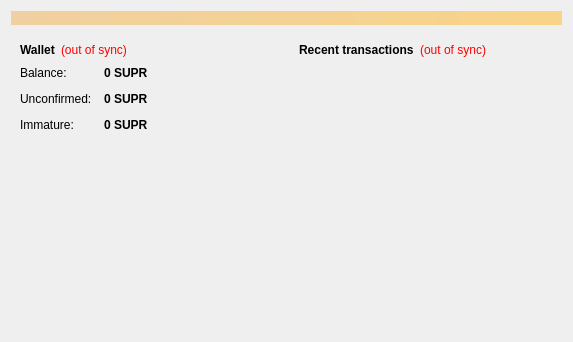
<?xml version="1.0" encoding="UTF-8"?>
<ui version="4.0">
 <class>OverviewPage</class>
 <widget class="QWidget" name="OverviewPage">
  <property name="geometry">
   <rect>
    <x>0</x>
    <y>0</y>
    <width>573</width>
    <height>342</height>
   </rect>
  </property>
  <property name="windowTitle">
   <string>Form</string>
  </property>
  <layout class="QVBoxLayout" name="topLayout">
   <item>
    <widget class="QLabel" name="labelAlerts">
     <property name="visible">
      <bool>false</bool>
     </property>
     <property name="styleSheet">
      <string notr="true">background-color: qlineargradient(x1: 0, y1: 0, x2: 1, y2: 0, stop:0 #F0D0A0, stop:1 #F8D488); color:#000000;</string>
     </property>
     <property name="wordWrap">
      <bool>true</bool>
     </property>
     <property name="margin">
      <number>3</number>
     </property>
    </widget>
   </item>
   <item>
    <layout class="QHBoxLayout" name="horizontalLayout" stretch="1,1">
     <item>
      <layout class="QVBoxLayout" name="verticalLayout_2">
       <item>
        <widget class="QFrame" name="frame">
         <property name="frameShape">
          <enum>QFrame::NoFrame</enum>
         </property>
         <property name="frameShadow">
          <enum>QFrame::Plain</enum>
         </property>
         <layout class="QVBoxLayout" name="verticalLayout_4">
          <item>
           <layout class="QHBoxLayout" name="horizontalLayout_4">
            <item>
             <widget class="QLabel" name="label_5">
              <property name="font">
               <font>
                <weight>75</weight>
                <bold>true</bold>
               </font>
              </property>
              <property name="text">
               <string>Wallet</string>
              </property>
             </widget>
            </item>
            <item>
             <widget class="QLabel" name="labelWalletStatus">
              <property name="toolTip">
               <string>The displayed information may be out of date. Your wallet automatically synchronizes with the SuperiorCoin network after a connection is established, but this process has not completed yet.</string>
              </property>
              <property name="styleSheet">
               <string notr="true">QLabel { color: red; }</string>
              </property>
              <property name="text">
               <string notr="true">(out of sync)</string>
              </property>
              <property name="alignment">
               <set>Qt::AlignLeading|Qt::AlignLeft|Qt::AlignVCenter</set>
              </property>
             </widget>
            </item>
            <item>
             <spacer name="horizontalSpacer_2">
              <property name="orientation">
               <enum>Qt::Horizontal</enum>
              </property>
              <property name="sizeHint" stdset="0">
               <size>
                <width>40</width>
                <height>20</height>
               </size>
              </property>
             </spacer>
            </item>
           </layout>
          </item>
          <item>
           <layout class="QFormLayout" name="formLayout_2">
            <property name="fieldGrowthPolicy">
             <enum>QFormLayout::AllNonFixedFieldsGrow</enum>
            </property>
            <property name="horizontalSpacing">
             <number>12</number>
            </property>
            <property name="verticalSpacing">
             <number>12</number>
            </property>
            <item row="0" column="0">
             <widget class="QLabel" name="label">
              <property name="text">
               <string>Balance:</string>
              </property>
             </widget>
            </item>
            <item row="0" column="1">
             <widget class="QLabel" name="labelBalance">
              <property name="font">
               <font>
                <weight>75</weight>
                <bold>true</bold>
               </font>
              </property>
              <property name="cursor">
               <cursorShape>IBeamCursor</cursorShape>
              </property>
              <property name="toolTip">
               <string>Your current balance</string>
              </property>
              <property name="text">
               <string notr="true">0 SUPR</string>
              </property>
              <property name="textInteractionFlags">
               <set>Qt::LinksAccessibleByMouse|Qt::TextSelectableByKeyboard|Qt::TextSelectableByMouse</set>
              </property>
             </widget>
            </item>
            <item row="1" column="0">
             <widget class="QLabel" name="label_3">
              <property name="text">
               <string>Unconfirmed:</string>
              </property>
             </widget>
            </item>
            <item row="1" column="1">
             <widget class="QLabel" name="labelUnconfirmed">
              <property name="font">
               <font>
                <weight>75</weight>
                <bold>true</bold>
               </font>
              </property>
              <property name="cursor">
               <cursorShape>IBeamCursor</cursorShape>
              </property>
              <property name="toolTip">
               <string>Total of transactions that have yet to be confirmed, and do not yet count toward the current balance</string>
              </property>
              <property name="text">
               <string notr="true">0 SUPR</string>
              </property>
              <property name="textInteractionFlags">
               <set>Qt::LinksAccessibleByMouse|Qt::TextSelectableByKeyboard|Qt::TextSelectableByMouse</set>
              </property>
             </widget>
            </item>
            <item row="2" column="0">
             <widget class="QLabel" name="labelImmatureText">
              <property name="text">
               <string>Immature:</string>
              </property>
             </widget>
            </item>
            <item row="2" column="1">
             <widget class="QLabel" name="labelImmature">
              <property name="font">
               <font>
                <weight>75</weight>
                <bold>true</bold>
               </font>
              </property>
              <property name="toolTip">
               <string>Mined balance that has not yet matured</string>
              </property>
              <property name="text">
               <string notr="true">0 SUPR</string>
              </property>
              <property name="textInteractionFlags">
               <set>Qt::LinksAccessibleByMouse|Qt::TextSelectableByKeyboard|Qt::TextSelectableByMouse</set>
              </property>
             </widget>
            </item>
           </layout>
          </item>
         </layout>
        </widget>
       </item>
       <item>
        <spacer name="verticalSpacer">
         <property name="orientation">
          <enum>Qt::Vertical</enum>
         </property>
         <property name="sizeHint" stdset="0">
          <size>
           <width>20</width>
           <height>40</height>
          </size>
         </property>
        </spacer>
       </item>
       <item>
        <widget class="QLabel" name="label_6">
         <property name="text">
          <string/>
         </property>
         <property name="pixmap">
          <pixmap resource="../bitcoin.qrc">:/images/backg</pixmap>
         </property>
         <property name="scaledContents">
          <bool>false</bool>
         </property>
         <property name="alignment">
          <set>Qt::AlignCenter</set>
         </property>
         <property name="margin">
          <number>-2</number>
         </property>
        </widget>
       </item>       
      </layout>
     </item>
     <item>
      <layout class="QVBoxLayout" name="verticalLayout_3">
       <item>
        <widget class="QFrame" name="frame_2">
         <property name="frameShape">
          <enum>QFrame::NoFrame</enum>
         </property>
         <property name="frameShadow">
          <enum>QFrame::Plain</enum>
         </property>
         <layout class="QVBoxLayout" name="verticalLayout">
          <item>
           <layout class="QHBoxLayout" name="horizontalLayout_2">
            <item>
             <widget class="QLabel" name="label_4">
              <property name="text">
               <string>&lt;b&gt;Recent transactions&lt;/b&gt;</string>
              </property>
             </widget>
            </item>
            <item>
             <widget class="QLabel" name="labelTransactionsStatus">
              <property name="toolTip">
               <string>The displayed information may be out of date. Your wallet automatically synchronizes with the SuperiorCoin network after a connection is established, but this process has not completed yet.</string>
              </property>
              <property name="styleSheet">
               <string notr="true">QLabel { color: red; }</string>
              </property>
              <property name="text">
               <string notr="true">(out of sync)</string>
              </property>
              <property name="alignment">
               <set>Qt::AlignRight|Qt::AlignTrailing|Qt::AlignVCenter</set>
              </property>
             </widget>
            </item>
            <item>
             <spacer name="horizontalSpacer">
              <property name="orientation">
               <enum>Qt::Horizontal</enum>
              </property>
              <property name="sizeHint" stdset="0">
               <size>
                <width>40</width>
                <height>20</height>
               </size>
              </property>
             </spacer>
            </item>
           </layout>
          </item>
          <item>
           <widget class="QListView" name="listTransactions">
            <property name="styleSheet">
             <string notr="true">QListView { background: transparent; }</string>
            </property>
            <property name="frameShape">
             <enum>QFrame::NoFrame</enum>
            </property>
            <property name="verticalScrollBarPolicy">
             <enum>Qt::ScrollBarAlwaysOff</enum>
            </property>
            <property name="horizontalScrollBarPolicy">
             <enum>Qt::ScrollBarAlwaysOff</enum>
            </property>
            <property name="selectionMode">
             <enum>QAbstractItemView::NoSelection</enum>
            </property>
           </widget>
          </item>
         </layout>
        </widget>
       </item>
       <item>
        <spacer name="verticalSpacer_2">
         <property name="orientation">
          <enum>Qt::Vertical</enum>
         </property>
         <property name="sizeHint" stdset="0">
          <size>
           <width>20</width>
           <height>40</height>
          </size>
         </property>
        </spacer>
       </item>
      </layout>
     </item>
    </layout>
   </item>
  </layout>
 </widget>
 <resources/>
 <connections/>
</ui>
